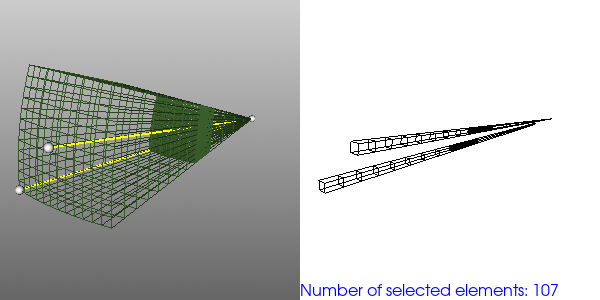

Generate this figure with Python:
#!/usr/bin/env python
# Demonstrate vtkBrokenLineWidget for interactive element selection on an unstructured grid.

import vtkmodules.vtkInteractionStyle  # noqa: F401
import vtkmodules.vtkRenderingFreeType  # noqa: F401
import vtkmodules.vtkRenderingOpenGL2  # noqa: F401

import os

from vtkmodules.vtkCommonCore import vtkPoints
from vtkmodules.vtkCommonDataModel import vtkMultiBlockDataSet, vtkPolyData
from vtkmodules.vtkFiltersExtraction import vtkExtractSelection
from vtkmodules.vtkFiltersSelection import vtkLinearSelector
from vtkmodules.vtkInteractionWidgets import vtkBrokenLineWidget
from vtkmodules.vtkIOLegacy import vtkUnstructuredGridReader
from vtkmodules.vtkRenderingCore import (
    vtkActor,
    vtkDataSetMapper,
    vtkPolyDataMapper,
    vtkRenderWindow,
    vtkRenderWindowInteractor,
    vtkRenderer,
    vtkTextActor,
)

# Dataset
data_dir = os.environ.get("VPE_DATA_DIR", os.path.dirname(os.path.abspath(__file__)))
reader = vtkUnstructuredGridReader()
reader.SetFileName(os.path.join(data_dir, "AngularSector.vtk"))
reader.Update()

# Data modification
mesh = reader.GetOutput()
mesh_mb = vtkMultiBlockDataSet()
mesh_mb.SetNumberOfBlocks(1)
mesh_mb.SetBlock(0, mesh)

points = vtkPoints()
points.InsertNextPoint(0.23, 0.0, 0.0)
points.InsertNextPoint(0.0, 0.0, 0.0)
points.InsertNextPoint(0.23, 0.04, 0.04)

# Filters
selector = vtkLinearSelector()
selector.SetInputData(mesh_mb)
selector.SetPoints(points)
selector.IncludeVerticesOff()
selector.SetVertexEliminationTolerance(1.0e-12)

extractor = vtkExtractSelection()
extractor.SetInputData(0, mesh_mb)
extractor.SetInputConnection(1, selector.GetOutputPort())
extractor.Update()
out_mb = extractor.GetOutput()
selection = out_mb.GetBlock(0)

# Mapper + Actor: mesh (wireframe)
mesh_mapper = vtkDataSetMapper()
mesh_mapper.SetInputConnection(reader.GetOutputPort())

mesh_actor = vtkActor()
mesh_actor.SetMapper(mesh_mapper)
mesh_actor.GetProperty().SetColor(0.23, 0.37, 0.17)
mesh_actor.GetProperty().SetRepresentationToWireframe()

# Mapper + Actor: broken line polydata
line_pd = vtkPolyData()

line_mapper = vtkPolyDataMapper()
line_mapper.SetInputData(line_pd)

line_actor = vtkActor()
line_actor.SetMapper(line_mapper)
line_actor.GetProperty().SetColor(1.0, 0.0, 0.0)
line_actor.GetProperty().SetLineWidth(2.0)

# Mapper + Actor: selection (wireframe)
sel_mapper = vtkDataSetMapper()
sel_mapper.SetInputData(selection)

sel_actor = vtkActor()
sel_actor.SetMapper(sel_mapper)
sel_actor.GetProperty().SetColor(0.0, 0.0, 0.0)
sel_actor.GetProperty().SetRepresentationToWireframe()

# Text annotation
num_cells = selection.GetNumberOfCells() if selection else 0
txt_actor = vtkTextActor()
txt_actor.SetInput(f"Number of selected elements: {num_cells}")
txt_actor.SetTextScaleModeToViewport()
txt_actor.SetNonLinearFontScale(0.2, 18)
txt_actor.GetTextProperty().SetColor(0.0, 0.0, 1.0)
txt_actor.GetTextProperty().SetFontSize(18)

# Renderers
renderer_0 = vtkRenderer()
renderer_0.SetBackground(0.4, 0.4, 0.4)
renderer_0.SetBackground2(0.8, 0.8, 0.8)
renderer_0.GradientBackgroundOn()
renderer_0.SetViewport(0.0, 0.0, 0.5, 1.0)
renderer_0.AddActor(mesh_actor)

renderer_1 = vtkRenderer()
renderer_1.SetBackground(1.0, 1.0, 1.0)
renderer_1.SetViewport(0.5, 0.0, 1.0, 1.0)
renderer_1.AddActor(line_actor)
renderer_1.AddActor(sel_actor)
renderer_1.AddActor(txt_actor)

# Render window
render_window = vtkRenderWindow()
render_window.AddRenderer(renderer_0)
render_window.AddRenderer(renderer_1)
render_window.SetMultiSamples(0)
render_window.SetWindowName("broken line widget")
render_window.SetSize(600, 300)

# Scene
camera = renderer_0.GetActiveCamera()
camera.SetFocalPoint(0.12, 0.0, 0.0)
camera.SetPosition(0.38, 0.3, 0.15)
camera.SetViewUp(0.0, 0.0, 1.0)
renderer_0.ResetCameraClippingRange()
renderer_1.SetActiveCamera(camera)
renderer_1.ResetCameraClippingRange()

# Interactor
interactor = vtkRenderWindowInteractor()
interactor.SetRenderWindow(render_window)

# Callback updates selection when the broken line is moved
def broken_line_callback(caller, event_string):
    caller.GetPolyData(line_pd)
    selector.SetPoints(line_pd.GetPoints())
    extractor.Update()
    out = extractor.GetOutput()
    sel = out.GetBlock(0)
    sel_mapper.SetInputData(sel)
    n = sel.GetNumberOfCells() if sel else 0
    txt_actor.SetInput(f"Number of selected elements: {n}")


# Widget
broken_line = vtkBrokenLineWidget()
broken_line.SetInteractor(interactor)
broken_line.SetInputData(mesh)
broken_line.SetPriority(1.0)
broken_line.KeyPressActivationOff()
broken_line.PlaceWidget()
broken_line.ProjectToPlaneOff()
broken_line.SetHandleSizeFactor(1.2)
broken_line.InitializeHandles(points)
broken_line.GetPolyData(line_pd)
broken_line.AddObserver("InteractionEvent", broken_line_callback)
broken_line.On()

interactor.Initialize()
interactor.Start()
